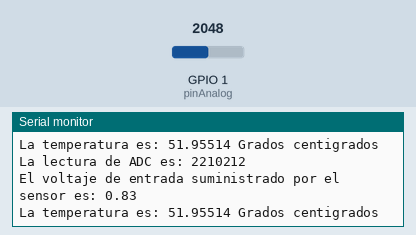
Bench run of a program on a simulated ESP32-S2. On the bench: the last lines printed to the serial monitor. Inputs (shaded band) come from the test bench; at power-on: GPIO 1 (pinAnalog) = 2048.

Above: at 1.8 s.
1.9 s: GPIO 1 (pinAnalog) set to 2866
At 2.7 s:
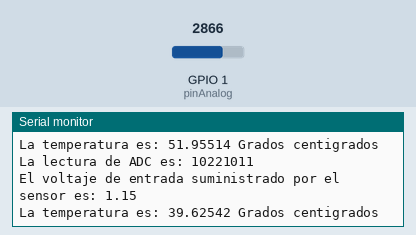
3.4 s: GPIO 1 (pinAnalog) set to 3603
At 4.7 s:
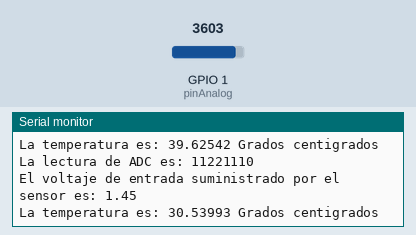
Timing chart, 0 to 6.4 s (numbered marks = the images above; inputs shaded):
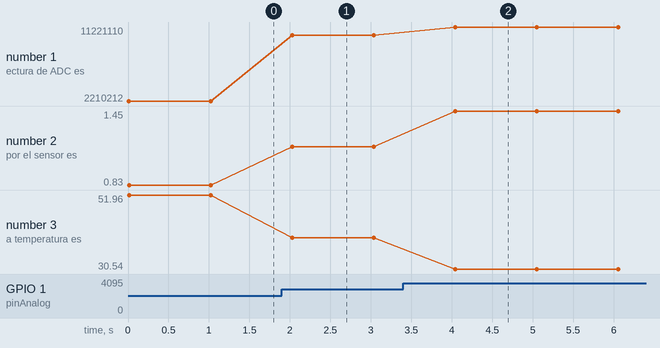

The program:

main.cpp
```cpp
#include <Arduino.h>

int pinAnalog = 1;           //es la direccion del pin que voy a usar para leer el NTC
double tempNTC = 0;             //aqui se guarda el voltaje que arroja el NTC tomado por analogRead()
double temp_celcius = 0;      //aqui se guarda el valor a imprimir luego de hacer la conversion
int lect_bruto = 0;


void t_centigrados ()            //funcion para convertir el valor del NTC a grados centigrados
    {
      const float BETA = 3950; // should match the Beta Coefficient of the thermistor
      lect_bruto = analogRead(pinAnalog);
      tempNTC = lect_bruto * (3.3/8191);
      Serial.print("La lectura de ADC es: ");
      Serial.println(lect_bruto, 3);
      Serial.print("El voltaje de entrada suministrado por el sensor es: ");
      Serial.println(tempNTC);
      double Rntc = 10000.0 * tempNTC / (3.3 - tempNTC);
      temp_celcius = (1 / (1/298.15+((log(Rntc/10000.0))/BETA)))-273.15;
    }


void setup() {
  // put your setup code here, to run once:
  Serial.begin(115200);
  Serial.println("Este programa toma el valor de temperatura analogico arrojado por \n");
  Serial.println("el sensor NTC cada 1 segundo, convierte el valor a grados celcius y luego\n");
  Serial.println("imprime el resultado en la consola\n");

  pinMode(1, INPUT);
}

void loop() {
  while (true)
    {
      t_centigrados();
      Serial.print("La temperatura es: ");
      Serial.print(temp_celcius, 5);
      Serial.print(" Grados centigrados\n");
      delay(1000);
    }

}
```

Measured:
- after the input at 1.9 s, the serial monitor: prints a new line after 0.13 s (image 1)
- after the input at 3.4 s, the serial monitor: prints a new line after 0.64 s (image 2)
- plotted number 1: 2210212 → 10221011 after the input at 1.9 s, 10221011 → 11221110 after the input at 3.4 s
- plotted number 2: 0.83 → 1.15 after the input at 1.9 s, 1.15 → 1.45 after the input at 3.4 s
- plotted number 3: 51.96 → 39.63 after the input at 1.9 s, 39.63 → 30.54 after the input at 3.4 s
